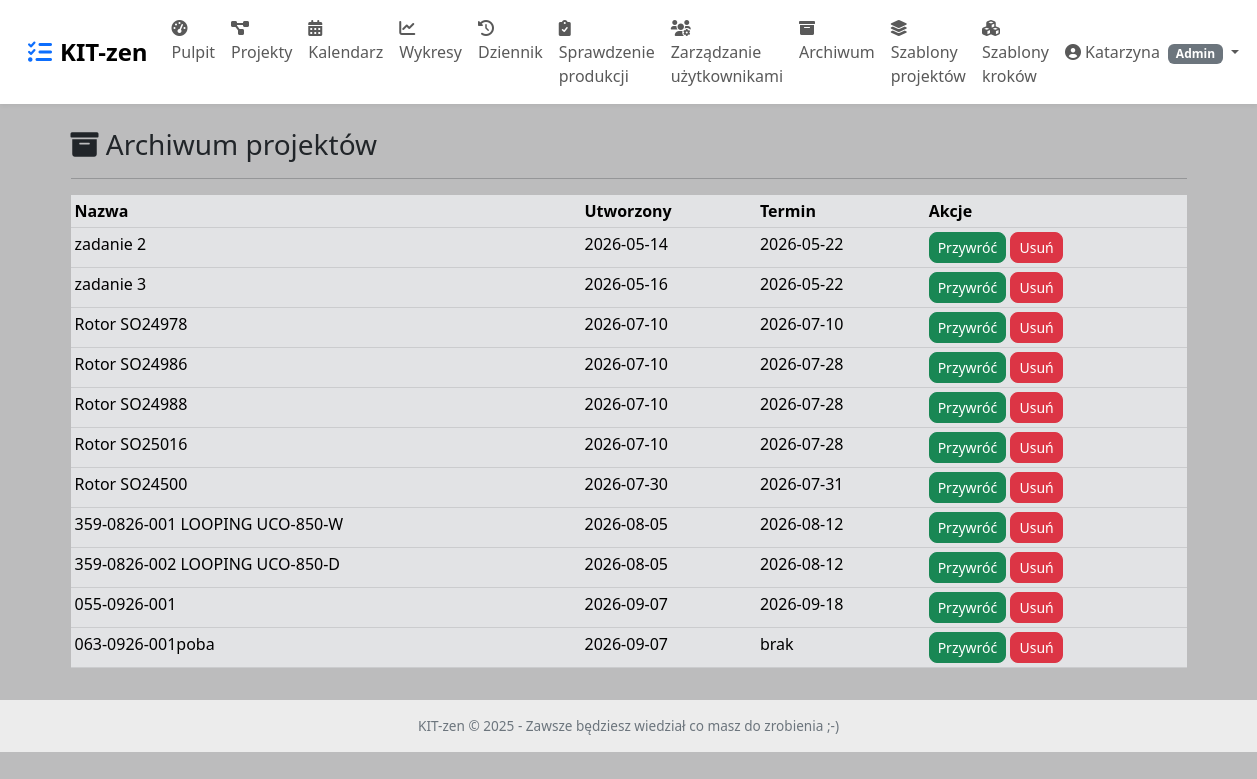
The page /admin/archive (signed in) on the database its author committed.
### app7/kdeep/app.py (models this page shows, shortened)
class User(UserMixin, db.Model):
    __tablename__ = 'user'
    id = db.Column(db.Integer, primary_key=True)
    username = db.Column(db.String(80), unique=True, nullable=False)
    password = db.Column(db.String(200), nullable=False)
    is_admin = db.Column(db.Boolean, default=False)
    absence_start = db.Column(db.Date, nullable=True)
    absence_end = db.Column(db.Date, nullable=True)
    roles = db.relationship('Role', secondary=user_roles, backref=db.backref('users', lazy='dynamic'))

class Project(db.Model):
    __tablename__ = 'project'
    id = db.Column(db.Integer, primary_key=True)
    name = db.Column(db.String(200), nullable=False)
    description = db.Column(db.Text)
    created_at = db.Column(db.DateTime, default=now_aware)
    deadline = db.Column(db.Date, nullable=True)
    is_archived = db.Column(db.Boolean, default=False)
    steps = db.relationship('Step', backref='project', order_by='Step.position', cascade='all, delete-orphan')

### app7/kdeep/app.py (the view)
@app.route('/admin/archive')
@login_required
@admin_required
def archive():
    archived_projects = Project.query.filter_by(is_archived=True).all()
    return render_template('archive.html', projects=archived_projects)

### app7/kdeep/app.py (called while the page is built)
def admin_required(f):
    @wraps(f)
    def decorated_function(*args, **kwargs):
        if not current_user.is_authenticated or not current_user.is_admin:
            flash('Dostęp tylko dla administratora.', 'danger')
            return redirect(url_for('dashboard'))
        return f(*args, **kwargs)
    return decorated_function

@login_manager.user_loader
def load_user(user_id):
    return User.query.get(int(user_id))

### app7/kdeep/templates/archive.html
{% extends "base.html" %}
{% block content %}
<h3><i class="fas fa-archive"></i> Archiwum projektów</h3>
<hr>
{% if projects %}
<table class="table table-sm table-secondary">
    <thead><tr><th>Nazwa</th><th>Utworzony</th><th>Termin</th><th>Akcje</th></tr></thead>
    <tbody>
    {% for p in projects %}
    <tr>
        <td>{{ p.name }}</td>
        <td>{{ p.created_at.strftime('%Y-%m-%d') }}</td>
        <td>{{ p.deadline if p.deadline else 'brak' }}</td>
        <td>
            <a href="{{ url_for('restore_project', project_id=p.id) }}" class="btn btn-sm btn-success">Przywróć</a>
            <a href="{{ url_for('delete_project', project_id=p.id) }}" class="btn btn-sm btn-danger" onclick="return confirm('Trwale usunąć?')">Usuń</a>
        </td>
    </tr>
    {% endfor %}
    </tbody>
</table>
{% else %}
<div class="alert alert-light">Archiwum jest puste.</div>
{% endif %}
{% endblock %}

### app7/kdeep/templates/base.html (shortened to what this page needs)
<!DOCTYPE html>
<html lang="pl">
<head>
    <link href="https://cdn.jsdelivr.net/npm/bootstrap@5.3.0/dist/css/bootstrap.min.css" rel="stylesheet">
    <link rel="stylesheet" href="https://cdnjs.cloudflare.com/ajax/libs/font-awesome/6.0.0/css/all.min.css">
</head>
<body>
<nav class="navbar navbar-expand-lg bg-white px-3 py-2">
    <div class="container-fluid">
        <a class="navbar-brand" href="{{ url_for('dashboard') }}">
            <i class="fas fa-tasks me-2 text-primary"></i>KIT-zen
        </a>
        <div class="collapse navbar-collapse" id="navbarMain">
            <ul class="navbar-nav me-auto mb-2 mb-lg-0">
                <li class="nav-item"><a class="nav-link" href="{{ url_for('dashboard') }}"><i class="fas fa-tachometer-alt"></i> Pulpit</a></li>
                <li class="nav-item"><a class="nav-link" href="{{ url_for('project_list') }}"><i class="fas fa-project-diagram"></i> Projekty</a></li>
                <li class="nav-item"><a class="nav-link" href="{{ url_for('calendar_view') }}"><i class="fas fa-calendar-alt"></i> Kalendarz</a></li>
                <li class="nav-item"><a class="nav-link" href="{{ url_for('charts') }}"><i class="fas fa-chart-line"></i> Wykresy</a></li>
                <li class="nav-item"><a class="nav-link" href="{{ url_for('view_logs') }}"><i class="fas fa-history"></i> Dziennik</a></li>
                {% if current_user.is_authenticated and (current_user.is_admin or current_user.has_role('technolog')) %}
                <li class="nav-item"><a class="nav-link" href="{{ url_for('sprawdzenie_produkcji') }}"><i class="fas fa-clipboard-check"></i> Sprawdzenie produkcji</a></li>
                {% endif %}
                {% if current_user.is_admin %}
                <li class="nav-item"><a class="nav-link" href="{{ url_for('admin_users') }}"><i class="fas fa-users-cog"></i> Zarządzanie użytkownikami</a></li>
                <li class="nav-item"><a class="nav-link" href="{{ url_for('archive') }}"><i class="fas fa-archive"></i> Archiwum</a></li>
                <li class="nav-item"><a class="nav-link" href="{{ url_for('list_project_templates') }}"><i class="fas fa-layer-group"></i> Szablony projektów</a></li>
                <li class="nav-item"><a class="nav-link" href="{{ url_for('list_step_templates') }}"><i class="fas fa-cubes"></i> Szablony kroków</a></li>
                {% endif %}
            </ul>
            <ul class="navbar-nav ms-auto">
                <li class="nav-item dropdown">
                    <a class="nav-link dropdown-toggle" href="#" id="userDropdown" role="button" data-bs-toggle="dropdown">
                        <i class="fas fa-user-circle"></i> {{ current_user.username }}
                        {% if current_user.is_admin %}<span class="badge bg-secondary ms-1">Admin</span>{% endif %}
                    </a>
                </li>
            </ul>
        </div>
    </div>
</nav>
<div class="container mt-4">
    {% block content %}{% endblock %}
</div>
<div class="footer">
    KIT-zen &copy; 2025 - Zawsze będziesz wiedział co masz do zrobienia ;-)
</div>
</body>
</html>

### app7/kdeep/templates/base.html (style rules this page uses)
body { background-color: #bcbcbd; font-family: 'Segoe UI', Roboto, 'Helvetica Neue', sans-serif; }
.navbar-brand { font-weight: bold; font-size: 1.5rem; }
.navbar { box-shadow: 0 2px 4px rgba(0,0,0,0.05); }
.btn-sm { border-radius: 0.5rem; }
.footer { text-align: center; background-color: #ececec; margin-top: 2rem; padding: 1rem; color: #6c757d; font-size: 0.85rem; }

### rows shown on the page
User: username "Katarzyna"
Project: name "zadanie 2", created_at "2026-05-14", deadline "2026-05-22"
Project: name "zadanie 3", created_at "2026-05-16", deadline "2026-05-22"
Project: name "Rotor SO24978", created_at "2026-07-10", deadline "2026-07-10"
Project: name "Rotor SO24986", created_at "2026-07-10", deadline "2026-07-28"
Project: name "Rotor SO24988", created_at "2026-07-10", deadline "2026-07-28"
Project: name "Rotor SO25016", created_at "2026-07-10", deadline "2026-07-28"
Project: name "Rotor SO24500", created_at "2026-07-30", deadline "2026-07-31"
Project: name "359-0826-001 LOOPING UCO-850-W", created_at "2026-08-05", deadline "2026-08-12"
Project: name "359-0826-002 LOOPING UCO-850-D", created_at "2026-08-05", deadline "2026-08-12"
Project: name "055-0926-001", created_at "2026-09-07", deadline "2026-09-18"
Project: name "063-0926-001poba", created_at "2026-09-07", deadline "brak"
